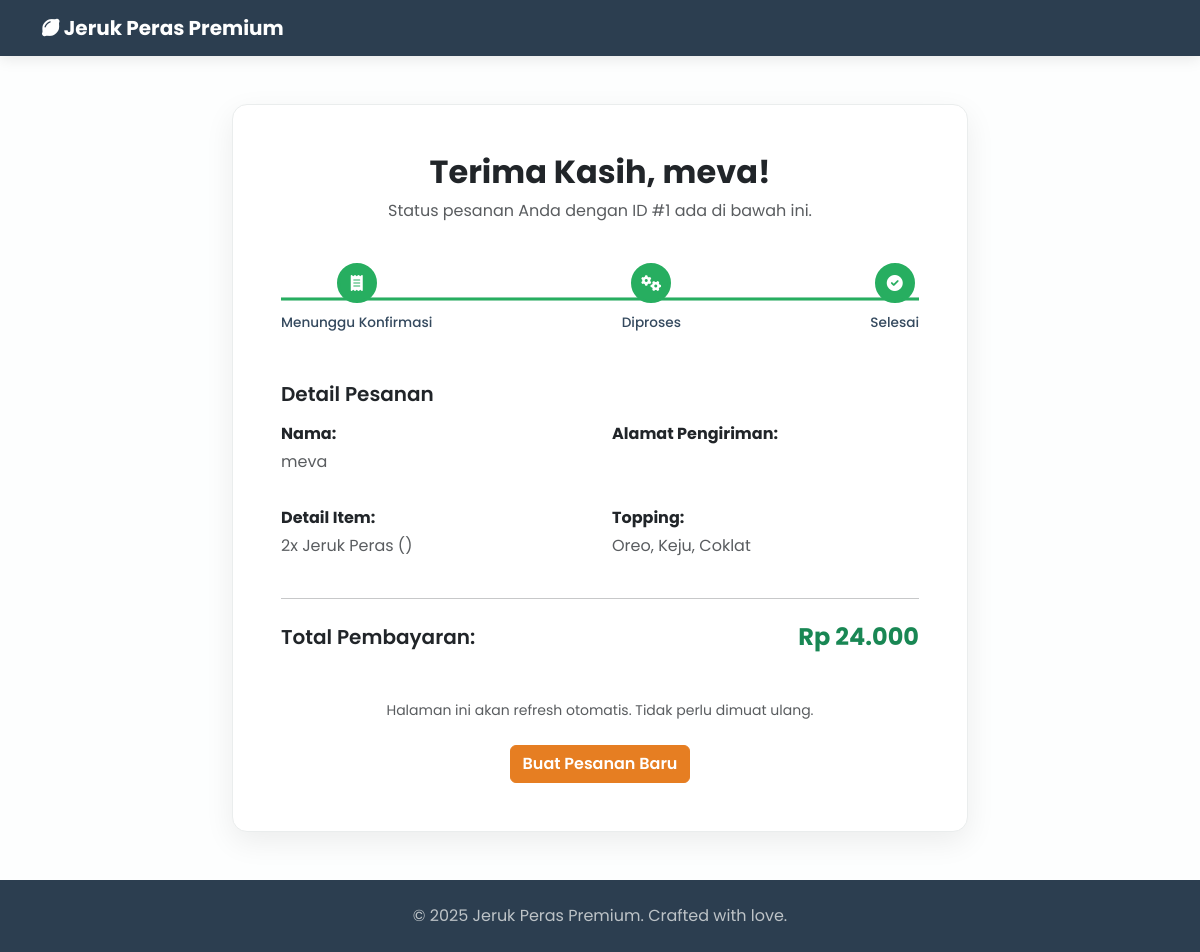
The page /status_pesanan.php?id=1 on the database its author committed.
### tables this page shows
CREATE TABLE `pesanan` (
  `id` int(11) NOT NULL,
  `nama_pemesan` varchar(255) NOT NULL,
  `alamat` text NOT NULL,
  `ukuran` varchar(50) NOT NULL,
  `topping` varchar(255) DEFAULT NULL,
  `jumlah` int(11) NOT NULL,
  `total_harga` int(11) NOT NULL,
  `status` varchar(50) NOT NULL DEFAULT 'Diterima',
  `tanggal_pesan` timestamp NOT NULL DEFAULT current_timestamp()
);

### status_pesanan.php (the view, shortened to what this page needs)
<?php
include 'koneksi.php';
$pesanan = null;
if (isset($_GET['id'])) {
    $id_pesanan = (int)$_GET['id'];
    $query = "SELECT * FROM pesanan WHERE id = ?";
    $stmt = mysqli_prepare($koneksi, $query);
    mysqli_stmt_bind_param($stmt, "i", $id_pesanan);
    mysqli_stmt_execute($stmt);
    $result = mysqli_stmt_get_result($stmt);
    if ($result && mysqli_num_rows($result) > 0) {
        $pesanan = mysqli_fetch_assoc($result);
    }
}
$status_levels = [
    'Menunggu Konfirmasi' => 1,
    'Diproses' => 2,
    'Selesai' => 3,
    'Dibatalkan' => -1
];
if ($pesanan) {
    if (isset($status_levels[$pesanan['status']])) {
        $current_level = $status_levels[$pesanan['status']];
    } else {
        $current_level = 0;
    }
} else {
    $current_level = 0;
}
?>
<!DOCTYPE html>
<html lang="en">
<head>
    <link href="https://cdn.jsdelivr.net/npm/bootstrap@5.3.2/dist/css/bootstrap.min.css" rel="stylesheet">
    <link href="https://cdnjs.cloudflare.com/ajax/libs/font-awesome/6.0.0-beta3/css/all.min.css" rel="stylesheet">
</head>
<body>
    <nav class="navbar navbar-expand-lg navbar-dark navbar-custom">
        <div class="container">
            <a class="navbar-brand fw-bold" href="index.php"><i class="fas fa-lemon"></i> Jeruk Peras Premium</a>
        </div>
    </nav>
    <div class="container my-5">
        <div class="row justify-content-center">
            <div class="col-lg-8">
                <?php if ($pesanan): ?>
                <div class="card p-4 p-lg-5">
                    <div class="text-center mb-4">
                        <h2 class="fw-bold">Terima Kasih, <?php echo htmlspecialchars($pesanan['nama_pemesan']); ?>!</h2>
                        <p class="text-muted">Status pesanan Anda dengan ID #<?php echo $pesanan['id']; ?> ada di bawah ini.</p>
                    </div>
                    <?php if ($current_level != -1): ?>
                    <div class="mb-5">
                        <div class="progress-tracker">
                            <div class="progress-bar-custom" style="width: <?php echo ($current_level - 1) * 50; ?>%;"></div>
                            <div class="progress-step <?php echo ($current_level >= 1) ? 'completed' : ''; echo ($current_level == 1) ? ' active' : ''; ?>">
                                <div class="progress-step-icon"><i class="fas fa-receipt"></i></div>
                                <div class="progress-step-label">Menunggu Konfirmasi</div>
                            </div>
                            <div class="progress-step <?php echo ($current_level >= 2) ? 'completed' : ''; echo ($current_level == 2) ? ' active' : ''; ?>">
                                <div class="progress-step-icon"><i class="fas fa-cogs"></i></div>
                                <div class="progress-step-label">Diproses</div>
                            </div>
                            <div class="progress-step <?php echo ($current_level >= 3) ? 'completed' : ''; ?>">
                                <div class="progress-step-icon"><i class="fas fa-check-circle"></i></div>
                                <div class="progress-step-label">Selesai</div>
                            </div>
                        </div>
                    </div>
                    <?php endif; ?>
                    <h5 class="mb-3 fw-semibold">Detail Pesanan</h5>
                    <div class="row gy-3">
                        <div class="col-md-6">
                            <p class="mb-1"><strong>Nama:</strong></p>
                            <p class="text-muted"><?php echo htmlspecialchars($pesanan['nama_pemesan']); ?></p>
                        </div>
                        <div class="col-md-6">
                            <p class="mb-1"><strong>Alamat Pengiriman:</strong></p>
                        </div>
                        <div class="col-md-6">
                            <p class="mb-1"><strong>Detail Item:</strong></p>
                            <p class="text-muted"><?php echo htmlspecialchars($pesanan['jumlah']); ?>x Jeruk Peras (<?php echo htmlspecialchars($pesanan['ukuran']); ?>)</p>
                        </div>
                        <div class="col-md-6">
                            <p class="mb-1"><strong>Topping:</strong></p>
                            <p class="text-muted"><?php echo htmlspecialchars($pesanan['topping'] ? $pesanan['topping'] : '-'); ?></p>
                        </div>
                    </div>
                    <hr class="my-4">
                    <div class="d-flex justify-content-between align-items-center">
                        <h5 class="fw-semibold mb-0">Total Pembayaran:</h5>
                        <h4 class="fw-bold text-success mb-0">Rp <?php echo number_format($pesanan['total_harga'], 0, ',', '.'); ?></h4>
                    </div>
                    <div class="text-center mt-5">
                        <p class="text-muted small">Halaman ini akan refresh otomatis. Tidak perlu dimuat ulang.</p>
                        <a href="index.php" class="btn btn-order mt-2">Buat Pesanan Baru</a>
                    </div>
                </div>
                <?php endif; ?>
            </div>
        </div>
    </div>
    <footer class="footer-custom text-center py-4 mt-5">
        <div class="container">
            <p class="mb-0">&copy; 2025 Jeruk Peras Premium. Crafted with love.</p>
        </div>
    </footer>
</body>
</html>

### status_pesanan.php (style rules this page uses)
body { background-color: #FDFEFE; font-family: 'Poppins', sans-serif; color: #34495E; }
.navbar-custom { background-color: #2C3E50; box-shadow: 0 2px 15px rgba(0,0,0,0.1); }
.card { border: 1px solid #EAEDED; border-radius: 15px; box-shadow: 0 10px 30px rgba(0,0,0,0.07); }
.btn-order { background-color: #E67E22; border-color: #E67E22; color: white; font-weight: 600; transition: all 0.3s ease; }
.footer-custom { background-color: #2C3E50; color: #BDC3C7; }
.progress-tracker { display: flex; justify-content: space-between; position: relative; }
.progress-tracker::before { content: ''; position: absolute; top: 50%; left: 0; right: 0; height: 3px; background-color: #EAEDED; transform: translateY(-50%); z-index: 1; }
.progress-bar-custom { position: absolute; top: 50%; left: 0; height: 3px; background-color: #27AE60; transform: translateY(-50%); z-index: 2; transition: width 0.5s ease; }
.progress-step { position: relative; z-index: 3; text-align: center; }
.progress-step-icon { width: 40px; height: 40px; border-radius: 50%; background-color: #EAEDED; color: #AEB6BF; display: flex; align-items: center; justify-content: center; margin: 0 auto 10px; border: 3px solid #EAEDED; transition: all 0.4s ease; }
.progress-step.completed .progress-step-icon { background-color: #27AE60; color: white; border-color: #27AE60; }
.progress-step-label { font-size: 0.85rem; font-weight: 500; color: #AEB6BF; }
.progress-step.active .progress-step-label, .progress-step.completed .progress-step-label { color: #34495E; }

### rows shown on the page
pesanan: nama_pemesan "meva", id "1", jumlah "2", topping "Oreo, Keju, Coklat", total_harga "24.000"
